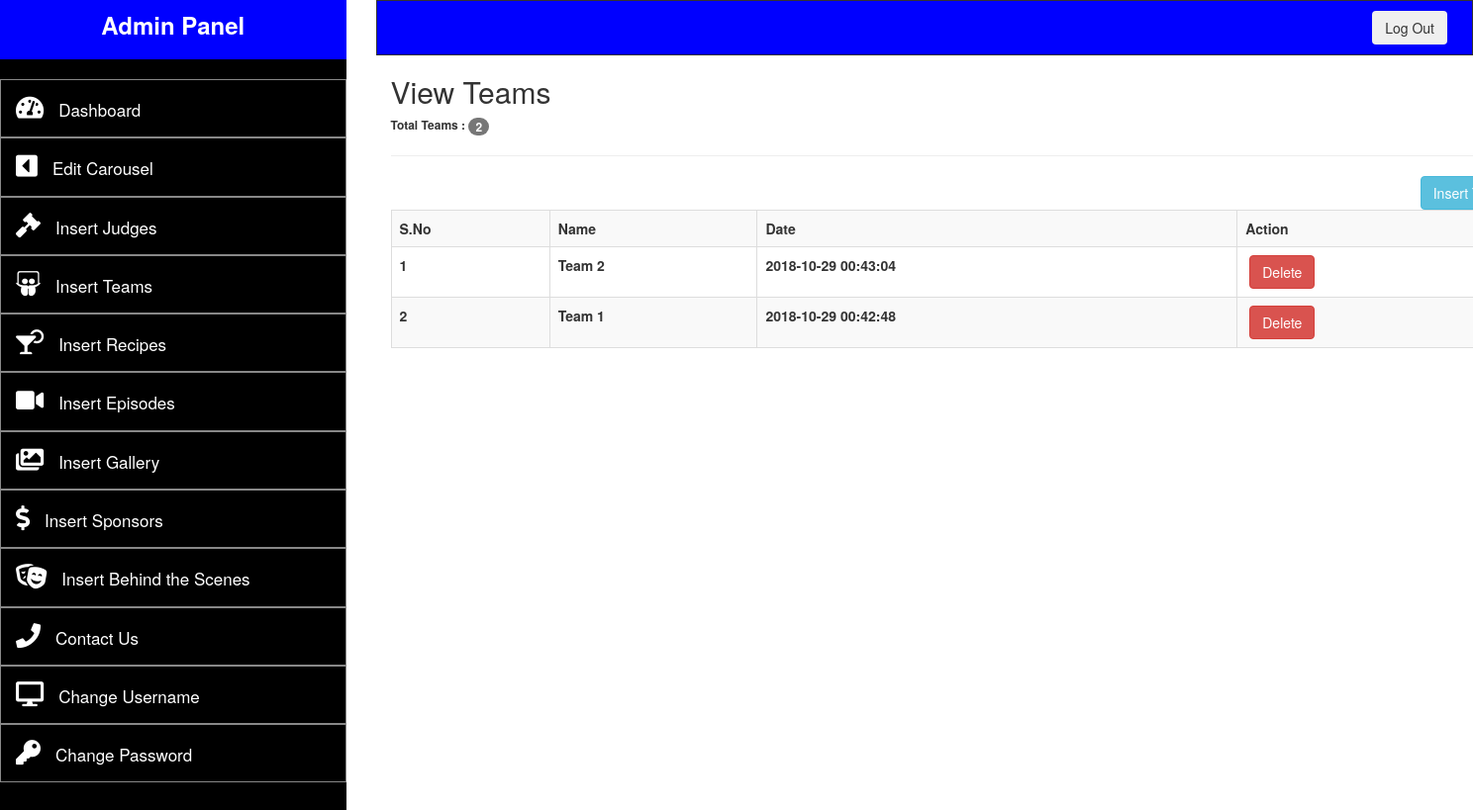
/admin/viewTeam.php (signed in), run on the app's committed database.
### tables this page shows
CREATE TABLE `teams` (
  `id` int(10) NOT NULL,
  `name` text NOT NULL,
  `img` text NOT NULL,
  `msg` text NOT NULL,
  `date` timestamp NOT NULL DEFAULT CURRENT_TIMESTAMP ON UPDATE CURRENT_TIMESTAMP
);

### admin/viewTeam.php (the view, shortened to what this page needs)
<?php
	require __DIR__.'/config/db.php';
	if(!isset($_SESSION['user'])){
		header("location:login.php");
	}else{
?>
<!DOCTYPE html>
<html>
<head>
		<link rel="stylesheet" href="https://maxcdn.bootstrapcdn.com/bootstrap/3.3.7/css/bootstrap.min.css">
		<link href="adminAssets\style.css" rel="stylesheet">
		<link 	rel="stylesheet"
				href="https://use.fontawesome.com/releases/v5.2.0/css/all.css"
>
</head>
<body>
	<div class="row">
		<?php
		include "templates/adminpanel_template.php";
		?>
			<div class="container" style="background: #FFF;">
			<?php
			$judge_query = "SELECT * FROM teams
									ORDER BY id DESC";
			$connect_judge_query = mysqli_query($conn, $judge_query);
			$count_rows = mysqli_num_rows($connect_judge_query);
			$number_of_items = 1;
			?>
				<h2>View Teams</h2>
				<h6 style="font-weight: bold">Total Teams : <span class="badge"><?php echo $count_rows; ?></span></h6>
				<hr>
				<a href="insertTeam.php" class="btn btn-info" style="float:right">Insert Team</a>
					<table class="table table-hover table-striped table-bordered">
						<tr>
							<th>S.No</th>
							<th>Name</th>
							<th>Date</th>
							<th>Action</th>
						</tr>
			<?php
			if($count_rows > 0){
				while($get_each_row = mysqli_fetch_array($connect_judge_query)){
					$id_of_judge = $get_each_row['id'];
					$name_of_judge = $get_each_row['name'];
					$date_judge = $get_each_row['date'];
			?>
						<tr>
							<th><?php echo $number_of_items++; ?></th>
							<th><?php echo $name_of_judge; ?></th>
							<th><?php echo $date_judge; ?></th>
							<th>&nbsp;<a href="deleteTeam.php?id=<?php echo $id_of_judge; ?>" class="btn btn-danger">Delete</a></th>
						</tr>
			<?php
				}
			}
			?>
					</table>
				</div>
			</div>
		</div>
</body>
</html>
<?php } ?>

### data on the page
teams: name "Team 2", date "2018-10-29 00:43:04"
teams: name "Team 1", date "2018-10-29 00:42:48"

### other printed values
$count_rows "2"
